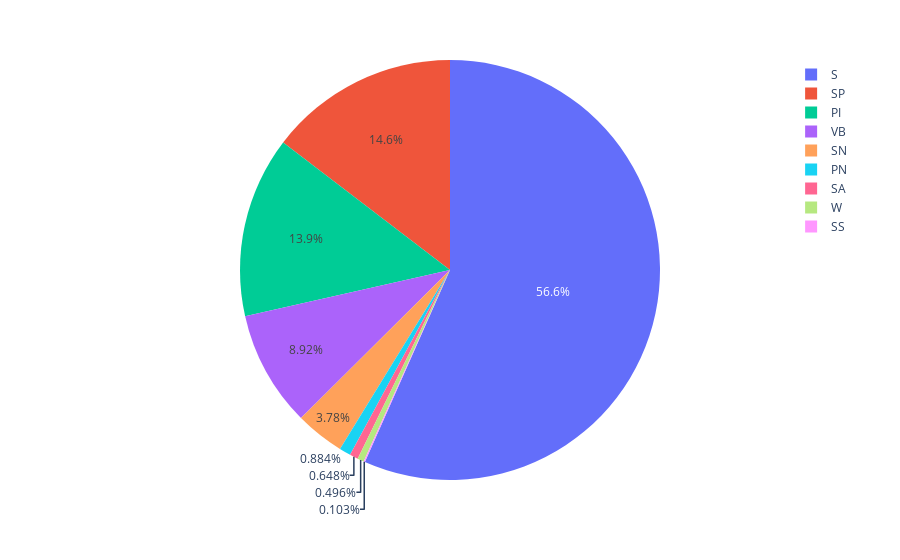

Write notebook code for a chart like this one.
### Markdown cell above
# Distribution of selling method and house types

### Code cell
fig = px.pie(df, values='Count', names='Method')
fig.show()

### Figure 1 — Plotly figure (JSON) as saved in the notebook; plotly's stock layout.template omitted (floating-point values rounded to 4 significant figures; data arrays with more than 128 entries replaced by an {"elided": "..."} marker saying what was removed)
{"data": [{"domain": {"x": [0, 1], "y": [0, 1]}, "hovertemplate": "Method=%{label}<br>Count=%{value}<extra></extra>", "labels": {"elided": "34855 str values"}, "legendgroup": "", "name": "", "showlegend": true, "type": "pie", "values": {"elided": "34855 int values"}}], "layout": {"legend": {"tracegroupgap": 0}, "margin": {"t": 60}}}
